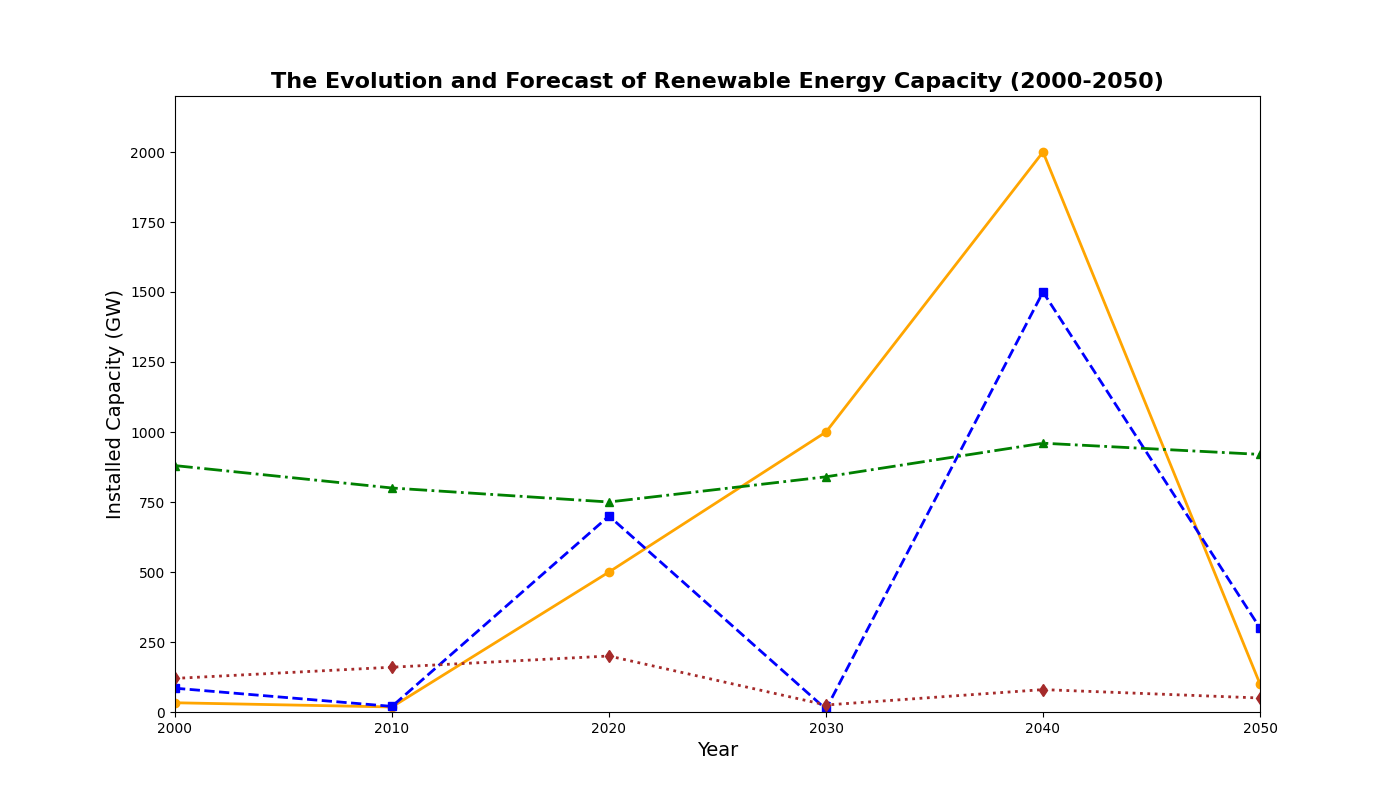

The Python source for this figure:
import matplotlib.pyplot as plt
import numpy as np

years = np.arange(2000, 2060, 10)

# Randomly altered data within original dimensional structure
solar_capacity = [33, 18, 500, 1000, 2000, 100]
wind_capacity = [85, 20, 700, 10, 1500, 300]
hydro_capacity = [880, 800, 750, 840, 960, 920]
biomass_capacity = [120, 160, 200, 25, 80, 50]

fig, ax = plt.subplots(figsize=(14, 8))
ax.plot(years, solar_capacity, marker='o', linestyle='-', color='orange', linewidth=2)
ax.plot(years, wind_capacity, marker='s', linestyle='--', color='blue', linewidth=2)
ax.plot(years, hydro_capacity, marker='^', linestyle='-.', color='green', linewidth=2)
ax.plot(years, biomass_capacity, marker='d', linestyle=':', color='brown', linewidth=2)

ax.set_title('The Evolution and Forecast of Renewable Energy Capacity (2000-2050)', fontsize=16, fontweight='bold')
ax.set_xlabel('Year', fontsize=14)
ax.set_ylabel('Installed Capacity (GW)', fontsize=14)
ax.set_xlim(2000, 2050)
ax.set_ylim(0, 2200)

plt.show()
